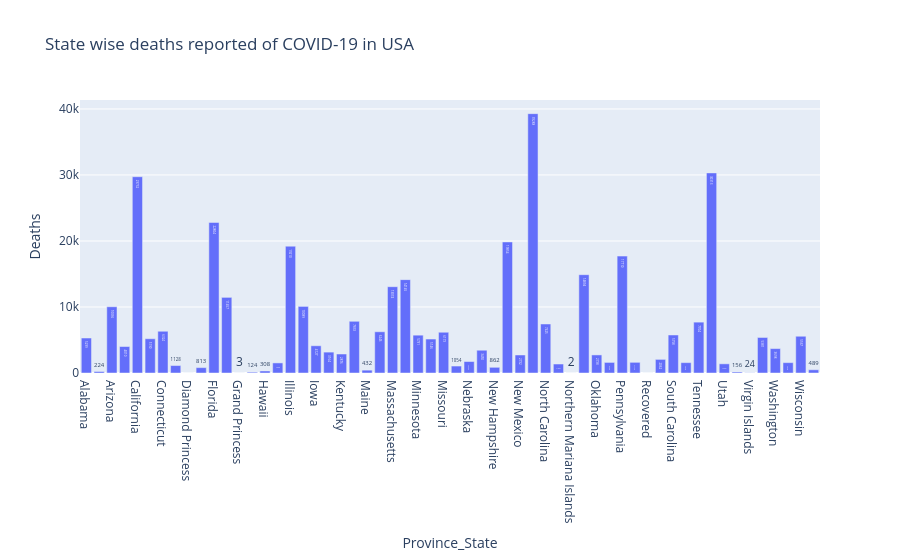

Source (notebook cell):
### Code cell
us_datadeaths = covid_data[covid_data['Country_Region']=='US'].drop(['Country_Region'], axis=1)
state_fig = px.bar(us_datadeaths.groupby(['Province_State'])['Deaths'].sum(), y='Deaths', title='State wise deaths reported of COVID-19 in USA', text='Deaths')
state_fig.show()

### Figure 1 — Plotly figure (JSON) as saved in the notebook; plotly's stock layout.template omitted (floating-point values rounded to 4 significant figures)
{"data": [{"alignmentgroup": "True", "hovertemplate": "Province_State=%{x}<br>Deaths=%{text}<extra></extra>", "legendgroup": "", "marker": {"color": "#636efa", "pattern": {"shape": ""}}, "name": "", "offsetgroup": "", "orientation": "v", "showlegend": false, "text": [5299, 224, 10036, 4010, 29732, 5190, 6324, 1128, 0, 813, 22804, 11457, 3, 124, 308, 1528, 19210, 10089, 4127, 3164, 2876, 7833, 432, 6246, 13074, 14145, 5731, 5146, 6173, 1054, 1737, 3450, 862, 19854, 2732, 39288, 7425, 1360, 2, 14894, 2738, 1603, 17710, 1616, 0, 2062, 5758, 1570, 7704, 30313, 1390, 156, 24, 5381, 3698, 1570, 5567, 489], "textposition": "auto", "type": "bar", "x": ["Alabama", "Alaska", "Arizona", "Arkansas", "California", "Colorado", "Connecticut", "Delaware", "Diamond Princess", "District of Columbia", "Florida", "Georgia", "Grand Princess", "Guam", "Hawaii", "Idaho", "Illinois", "Indiana", "Iowa", "Kansas", "Kentucky", "Louisiana", "Maine", "Maryland", "Massachusetts", "Michigan", "Minnesota", "Mississippi", "Missouri", "Montana", "Nebraska", "Nevada", "New Hampshire", "New Jersey", "New Mexico", "New York", "North Carolina", "North Dakota", "Northern Mariana Islands", "Ohio", "Oklahoma", "Oregon", "Pennsylvania", "Puerto Rico", "Recovered", "Rhode Island", "South Carolina", "South Dakota", "Tennessee", "Texas", "Utah", "Vermont", "Virgin Islands", "Virginia", "Washington", "West Virginia", "Wisconsin", "Wyoming"], "xaxis": "x", "y": [5299, 224, 10036, 4010, 29732, 5190, 6324, 1128, 0, 813, 22804, 11457, 3, 124, 308, 1528, 19210, 10089, 4127, 3164, 2876, 7833, 432, 6246, 13074, 14145, 5731, 5146, 6173, 1054, 1737, 3450, 862, 19854, 2732, 39288, 7425, 1360, 2, 14894, 2738, 1603, 17710, 1616, 0, 2062, 5758, 1570, 7704, 30313, 1390, 156, 24, 5381, 3698, 1570, 5567, 489], "yaxis": "y"}], "layout": {"barmode": "relative", "legend": {"tracegroupgap": 0}, "title": {"text": "State wise deaths reported of COVID-19 in USA"}, "xaxis": {"anchor": "y", "domain": [0, 1], "title": {"text": "Province_State"}}, "yaxis": {"anchor": "x", "domain": [0, 1], "title": {"text": "Deaths"}}}}
